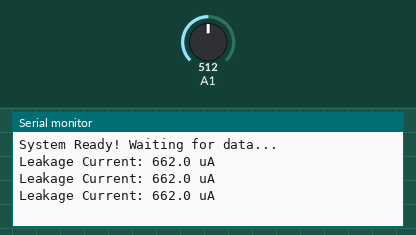
Simulated run of this sketch. Board: Arduino Zero (SAMD21). On the bench: the last lines printed to the serial monitor. The inputs (shaded band) are chosen by the test bench; at power-on: A1 = 512 (analog values on the 0–1023 scale).

Above: at 1.2 s.
1.3 s: A1 set to 716
At 2.0 s:
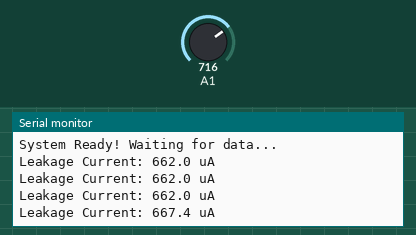
2.8 s: A1 set to 900
At 3.6 s:
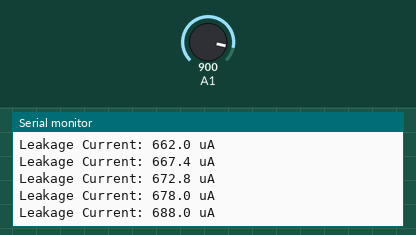
Timing chart, 0 to 5.8 s (numbered marks = the images above; inputs shaded):
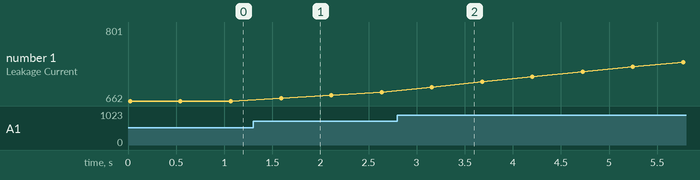

The sketch:

DEV_LID.ino
```cpp
#include <Arduino.h>

/* ========================================================================
   (ส่วนนี้คือลอจิกคณิตศาสตร์ไม่ต้องแก้)
   ======================================================================== */
class LeakageMonitor33kV {
private:
    uint8_t _pin;
    float _filteredVolts = 0.0f;
    float _display_uA = 0.0f;

    // ตั้งค่าความนิ่ง
    const float EMA_ALPHA = 0.02f;
    const float DEADBAND_UA = 3.0f;
    const float HYSTERESIS_WINDOW = 3.0f;
    const int OVERSAMPLING = 200;

    // ตารางสอบเทียบ 8 จุด
    const float rawV[8] = {0.0330, 0.0746, 0.1016, 0.1947, 0.2922, 0.3378, 0.3838, 0.5682};
    const float targetU[8] = {0.0, 6.6, 19.0, 59.2, 99.2, 118.6, 140.0, 216.0};

    float mapLUT(float vIn) {
        if (vIn <= rawV[0]) return targetU[0];
        if (vIn >= rawV[7]) {
            float slope = (targetU[7] - targetU[6]) / (rawV[7] - rawV[6]);
            return targetU[7] + (slope * (vIn - rawV[7]));
        }
        for (int i = 0; i < 7; ++i) {
            if (vIn >= rawV[i] && vIn <= rawV[i + 1]) {
                float slope = (targetU[i + 1] - targetU[i]) / (rawV[i + 1] - rawV[i]);
                return targetU[i] + (slope * (vIn - rawV[i]));
            }
        }
        return 0.0f;
    }

public:
    LeakageMonitor33kV(uint8_t pin) : _pin(pin) {}

    void begin() {
        analogReadResolution(12);
        _filteredVolts = (analogRead(_pin) * 3.3f) / 4095.0f; // Set initial state
    }

    float read_uA() {
        // 1. อ่านค่าและกรอง
        uint32_t sum = 0;
        for(int i = 0; i < OVERSAMPLING; ++i) { sum += analogRead(_pin); }
        float rawVolts = ((sum / (float)OVERSAMPLING) * 3.3f) / 4095.0f;
        _filteredVolts = (EMA_ALPHA * rawVolts) + ((1.0f - EMA_ALPHA) * _filteredVolts);

        // 2. คำนวณ uA
        float actual_uA = mapLUT(_filteredVolts);
        if (actual_uA < DEADBAND_UA) actual_uA = 0.0f;

        // 3. ลดการแกว่งของข้อมูล
        if (abs(actual_uA - _display_uA) > HYSTERESIS_WINDOW) {
            _display_uA = actual_uA;
        } else {
            _display_uA = (0.05f * actual_uA) + (0.95f * _display_uA);
        }
        return _display_uA;
    }

    // ฟังก์ชันเสริมเผื่ออยากดูค่าแรงดันดิบ
    float readVoltage() { return _filteredVolts; }
};

// 1. สร้างออบเจกต์เซนเซอร์ และระบุขาที่ใช้งาน (ใช้ขา 1)
LeakageMonitor33kV sensor(1);

void setup() {
    Serial.begin(115200);

    // เริ่มต้นการทำงานของเซนเซอร์
    sensor.begin();

    Serial.println("System Ready! Waiting for data...");
}

void loop() {
    float current_uA = sensor.read_uA();
    Serial.printf("Leakage Current: %.1f uA\n", current_uA);

    // หน่วงเวลาการทำงานในแต่ละรอบ
    delay(500);
}
```

Measured:
- after the input at 1.3 s, the serial monitor: prints a new line after 0.29 s (image 1)
- after the input at 2.8 s, the serial monitor: prints a new line after 0.36 s (image 2)
- plotted number 1: 662 → 678 after the input at 1.3 s, 678 → 801 after the input at 2.8 s
